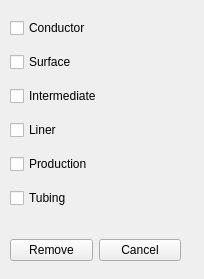
<?xml version="1.0" encoding="UTF-8"?>
<ui version="4.0">
 <class>removeCsg</class>
 <widget class="QMainWindow" name="removeCsg">
  <property name="geometry">
   <rect>
    <x>0</x>
    <y>0</y>
    <width>204</width>
    <height>279</height>
   </rect>
  </property>
  <property name="windowTitle">
   <string>DT - WB - Remove Casing - {well}</string>
  </property>
  <widget class="QWidget" name="centralwidget">
   <widget class="QWidget" name="">
    <property name="geometry">
     <rect>
      <x>10</x>
      <y>10</y>
      <width>171</width>
      <height>211</height>
     </rect>
    </property>
    <layout class="QVBoxLayout" name="verticalLayout">
     <item>
      <widget class="QCheckBox" name="checkBox">
       <property name="text">
        <string>Conductor</string>
       </property>
      </widget>
     </item>
     <item>
      <widget class="QCheckBox" name="checkBox_2">
       <property name="text">
        <string>Surface</string>
       </property>
      </widget>
     </item>
     <item>
      <widget class="QCheckBox" name="checkBox_3">
       <property name="text">
        <string>Intermediate</string>
       </property>
      </widget>
     </item>
     <item>
      <widget class="QCheckBox" name="checkBox_4">
       <property name="text">
        <string>Liner</string>
       </property>
      </widget>
     </item>
     <item>
      <widget class="QCheckBox" name="checkBox_5">
       <property name="text">
        <string>Production</string>
       </property>
      </widget>
     </item>
     <item>
      <widget class="QCheckBox" name="checkBox_6">
       <property name="text">
        <string>Tubing</string>
       </property>
      </widget>
     </item>
    </layout>
   </widget>
   <widget class="QWidget" name="">
    <property name="geometry">
     <rect>
      <x>10</x>
      <y>230</y>
      <width>171</width>
      <height>41</height>
     </rect>
    </property>
    <layout class="QHBoxLayout" name="horizontalLayout">
     <item>
      <widget class="QPushButton" name="removeBtn">
       <property name="text">
        <string>Remove</string>
       </property>
      </widget>
     </item>
     <item>
      <widget class="QPushButton" name="cancelBtn">
       <property name="text">
        <string>Cancel</string>
       </property>
      </widget>
     </item>
    </layout>
   </widget>
  </widget>
 </widget>
 <resources/>
 <connections/>
</ui>
